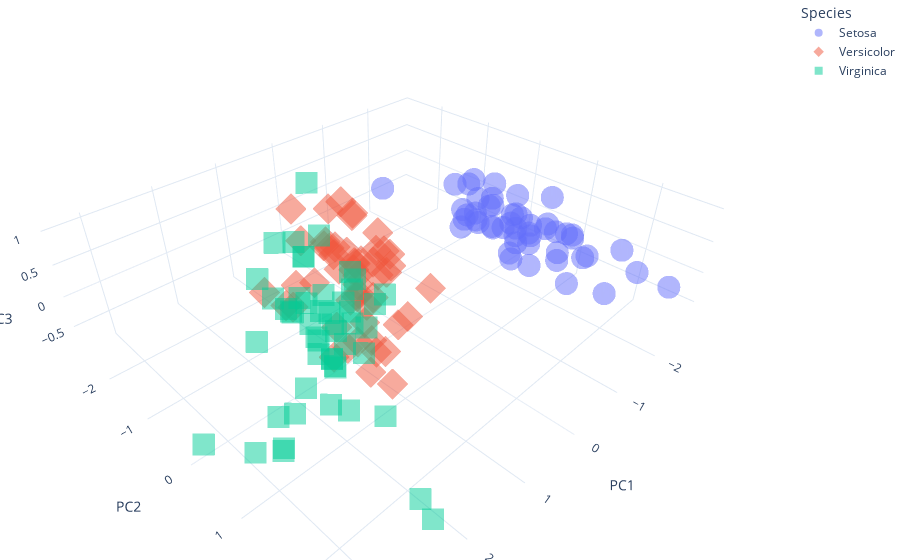

Notebook code for this chart:
### Markdown cell above
### 4.3. Customized 3D Scatter Plot

### Code cell
fig = px.scatter_3d(df_scores, x='PC1', y='PC2', z='PC3',
              color='Species',
              symbol='Species',
              opacity=0.5)

# tight layout
fig.update_layout(margin=dict(l=0, r=0, b=0, t=0))

# https://plotly.com/python/templates/
fig.update_layout(template='plotly_white') # "plotly", "plotly_white", "plotly_dark", "ggplot2", "seaborn", "simple_white", "none"
